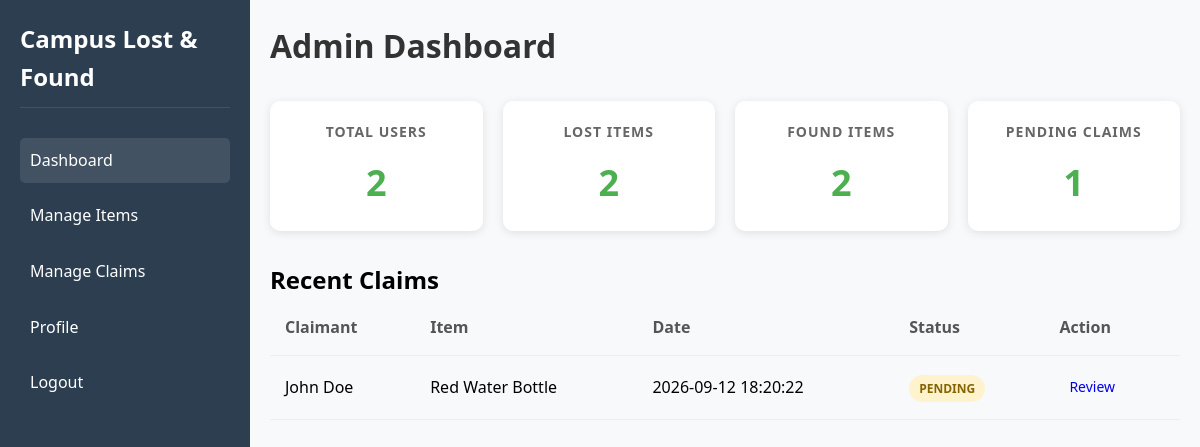
Page /admin/dashboard.php (signed in) on the committed database.
### tables this page shows
CREATE TABLE claims (
    id INT PRIMARY KEY AUTO_INCREMENT,
    found_item_id INT,
    user_id INT,
    claim_description TEXT,
    proof_details TEXT,
    status ENUM('pending', 'approved', 'rejected') DEFAULT 'pending',
    admin_remarks TEXT,
    claimed_at TIMESTAMP DEFAULT CURRENT_TIMESTAMP,
    FOREIGN KEY (found_item_id) REFERENCES found_items(id) ON DELETE CASCADE,
    FOREIGN KEY (user_id) REFERENCES users(id) ON DELETE CASCADE
);

CREATE TABLE users (
    id INT PRIMARY KEY AUTO_INCREMENT,
    name VARCHAR(100) NOT NULL,
    email VARCHAR(100) UNIQUE NOT NULL,
    password VARCHAR(255) NOT NULL,
    user_type ENUM('student', 'admin') DEFAULT 'student',
    phone VARCHAR(20),
    student_id VARCHAR(20),
    created_at TIMESTAMP DEFAULT CURRENT_TIMESTAMP
);

CREATE TABLE found_items (
    id INT PRIMARY KEY AUTO_INCREMENT,
    user_id INT,
    item_name VARCHAR(255) NOT NULL,
    category VARCHAR(100),
    description TEXT,
    location VARCHAR(255),
    date_found DATE,
    image_path VARCHAR(255),
    status ENUM('pending', 'claimed', 'returned') DEFAULT 'pending',
    created_at TIMESTAMP DEFAULT CURRENT_TIMESTAMP,
    FOREIGN KEY (user_id) REFERENCES users(id) ON DELETE CASCADE
);

### admin/dashboard.php (the view, shortened to what this page needs)
<?php
require_once '../config.php';
$total_users = mysqli_query($conn, "SELECT COUNT(*) as count FROM users");
$total_lost = mysqli_query($conn, "SELECT COUNT(*) as count FROM lost_items");
$total_found = mysqli_query($conn, "SELECT COUNT(*) as count FROM found_items");
$pending_claims = mysqli_query($conn, "SELECT COUNT(*) as count FROM claims WHERE status = 'pending'");
$users_count = mysqli_fetch_assoc($total_users)['count'];
$lost_count = mysqli_fetch_assoc($total_lost)['count'];
$found_count = mysqli_fetch_assoc($total_found)['count'];
$claims_count = mysqli_fetch_assoc($pending_claims)['count'];
?>
<!DOCTYPE html>
<html lang="en">
<head>
    <link rel="stylesheet" href="../assets/css/style.css">
</head>
<body>
    <div class="dashboard-container">
        <div class="sidebar">
            <h2>Campus Lost & Found</h2>
            <nav>
                <ul>
                    <li class="active"><a href="dashboard.php">Dashboard</a></li>
                    <li><a href="manage_item.php">Manage Items</a></li>
                    <li><a href="manage_claims.php">Manage Claims</a></li>
                    <li><a href="../profile.php">Profile</a></li>
                    <li><a href="../logout.php">Logout</a></li>
                </ul>
            </nav>
        </div>
        <div class="main-content">
            <div class="header">
                <h1>Admin Dashboard</h1>
            </div>
            <div class="stats-cards">
                <div class="card">
                    <h3>Total Users</h3>
                    <p class="count"><?php echo $users_count; ?></p>
                </div>
                <div class="card">
                    <h3>Lost Items</h3>
                    <p class="count"><?php echo $lost_count; ?></p>
                </div>
                <div class="card">
                    <h3>Found Items</h3>
                    <p class="count"><?php echo $found_count; ?></p>
                </div>
                <div class="card">
                    <h3>Pending Claims</h3>
                    <p class="count"><?php echo $claims_count; ?></p>
                </div>
            </div>
            <div class="section">
                <h2>Recent Claims</h2>
                <?php
                $recent_claims = mysqli_query($conn,
                    "SELECT c.*, u.name, f.item_name
                     FROM claims c
                     JOIN users u ON c.user_id = u.id
                     JOIN found_items f ON c.found_item_id = f.id
                     ORDER BY c.claimed_at DESC LIMIT 5");
                if (mysqli_num_rows($recent_claims) > 0) {
                    echo '<div class="table-responsive">';
                    echo '<table>';
                    echo '<tr><th>Claimant</th><th>Item</th><th>Date</th><th>Status</th><th>Action</th></tr>';
                    while($claim = mysqli_fetch_assoc($recent_claims)) {
                        echo '<tr>';
                        echo '<td>' . $claim['name'] . '</td>';
                        echo '<td>' . $claim['item_name'] . '</td>';
                        echo '<td>' . $claim['claimed_at'] . '</td>';
                        echo '<td><span class="status ' . $claim['status'] . '">' . $claim['status'] . '</span></td>';
                        echo '<td><a href="manage_claims.php?action=review&id=' . $claim['id'] . '" class="btn btn-sm">Review</a></td>';
                        echo '</tr>';
                    }
                    echo '</table>';
                    echo '</div>';
                } else {
                    echo '<p>No claims found.</p>';
                }
                ?>
            </div>
        </div>
    </div>
</body>
</html>

### assets/css/style.css (style rules this page uses)
* { margin: 0; padding: 0; box-sizing: border-box; }
body { font-family: 'Segoe UI', Tahoma, Geneva, Verdana, sans-serif; line-height: 1.6; background-color: #f5f5f5; }
.btn { padding: 10px 20px; border: none; border-radius: 5px; cursor: pointer; font-size: 16px; font-weight: 500; text-decoration: none; display: inline-block; transition: all 0.3s ease; }
.btn-sm { padding: 5px 10px; font-size: 14px; }
.dashboard-container { display: flex; min-height: 100vh; }
.sidebar { width: 250px; background: #2c3e50; color: white; padding: 20px; }
.sidebar h2 { margin-bottom: 30px; padding-bottom: 10px; border-bottom: 1px solid rgba(255,255,255,0.1); }
.sidebar nav ul { list-style: none; }
.sidebar nav ul li { margin-bottom: 10px; }
.sidebar nav ul li a { color: white; text-decoration: none; display: block; padding: 10px; border-radius: 5px; transition: all 0.3s ease; }
.sidebar nav ul li a:hover, .sidebar nav ul li.active a { background: rgba(255,255,255,0.1); }
.main-content { flex: 1; padding: 20px; background: #f8f9fa; }
.header { margin-bottom: 30px; }
.header h1 { color: #333; }
.stats-cards { display: grid; grid-template-columns: repeat(auto-fit, minmax(200px, 1fr)); gap: 20px; margin-bottom: 30px; }
.card { background: white; padding: 20px; border-radius: 10px; box-shadow: 0 2px 10px rgba(0,0,0,0.1); text-align: center; }
.card h3 { color: #666; font-size: 14px; text-transform: uppercase; letter-spacing: 1px; margin-bottom: 10px; }
.card .count { font-size: 36px; font-weight: bold; color: #4CAF50; }
table { width: 100%; border-collapse: collapse; }
table th, table td { padding: 15px; text-align: left; border-bottom: 1px solid #eee; }
table th { background: #f8f9fa; font-weight: 600; color: #555; }
.status { padding: 5px 10px; border-radius: 20px; font-size: 12px; font-weight: 600; text-transform: uppercase; }
.status.pending { background: #fff3cd; color: #856404; }

### rows in the picture
claims: user.name "John Doe", found_item.item_name "Red Water Bottle", claimed_at "2026-09-12 18:20:22", status "PENDING"

### other values in the picture
$users_count "2"
$lost_count "2"
$found_count "2"
$claims_count "1"
